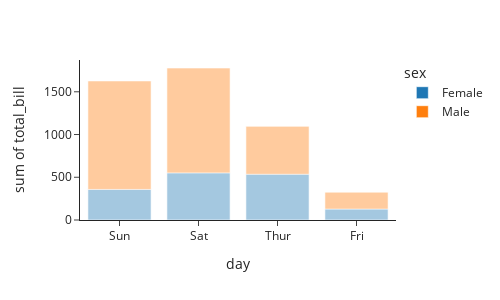

Notebook source saved alongside this figure:
### Code cell
df = px.data.tips()
fig = px.histogram(df, x="day", y="total_bill", color="sex")
fig.update_traces(overwrite=True, marker={"opacity": 0.4})
fig.show()

### Figure 1 — Plotly figure (JSON) as saved in the notebook; plotly's stock layout.template omitted (floating-point values rounded to 4 significant figures; data arrays with more than 128 entries replaced by an {"elided": "..."} marker saying what was removed)
{"data": [{"alignmentgroup": "True", "bingroup": "x", "histfunc": "sum", "hovertemplate": "sex=Female<br>day=%{x}<br>sum of total_bill=%{y}<extra></extra>", "legendgroup": "Female", "marker": {"opacity": 0.4}, "name": "Female", "offsetgroup": "Female", "orientation": "v", "showlegend": true, "type": "histogram", "x": ["Sun", "Sun", "Sun", "Sun", "Sun", "Sun", "Sat", "Sat", "Sat", "Sat", "Sat", "Sat", "Sun", "Sun", "Sat", "Sat", "Sat", "Sat", "Sat", "Sat", "Sat", "Thur", "Thur", "Fri", "Fri", "Fri", "Fri", "Fri", "Sat", "Sat", "Sat", "Sat", "Sat", "Sun", "Sun", "Thur", "Thur", "Thur", "Thur", "Thur", "Thur", "Thur", "Thur", "Thur", "Thur", "Thur", "Thur", "Thur", "Thur", "Thur", "Thur", "Thur", "Thur", "Thur", "Thur", "Thur", "Thur", "Sun", "Sun", "Sun", "Sun", "Sun", "Sat", "Sat", "Sun", "Sun", "Sun", "Thur", "Thur", "Thur", "Thur", "Thur", "Thur", "Thur", "Sat", "Sat", "Sat", "Sat", "Sat", "Fri", "Fri", "Fri", "Fri", "Sat", "Sat", "Sat", "Thur"], "xaxis": "x", "y": [16.99, 24.59, 35.26, 14.83, 10.33, 16.97, 20.29, 15.77, 19.65, 15.06, 20.69, 16.93, 10.29, 34.81, 26.41, 16.45, 3.07, 17.07, 26.86, 25.28, 14.73, 10.07, 34.83, 5.75, 16.32, 22.75, 11.35, 15.38, 44.3, 22.42, 20.92, 14.31, 7.25, 25.71, 17.31, 10.65, 12.43, 24.08, 13.42, 12.48, 29.8, 14.52, 11.38, 20.27, 11.17, 12.26, 18.26, 8.51, 10.33, 14.15, 13.16, 17.47, 27.05, 16.43, 8.35, 18.64, 11.87, 29.85, 25, 13.39, 16.21, 17.51, 10.59, 10.63, 9.6, 20.9, 18.15, 19.81, 43.11, 13, 12.74, 13, 16.4, 16.47, 12.76, 13.27, 28.17, 12.9, 30.14, 13.42, 15.98, 16.27, 10.09, 22.12, 35.83, 27.18, 18.78], "yaxis": "y"}, {"alignmentgroup": "True", "bingroup": "x", "histfunc": "sum", "hovertemplate": "sex=Male<br>day=%{x}<br>sum of total_bill=%{y}<extra></extra>", "legendgroup": "Male", "marker": {"opacity": 0.4}, "name": "Male", "offsetgroup": "Male", "orientation": "v", "showlegend": true, "type": "histogram", "x": {"elided": "157 str values"}, "xaxis": "x", "y": {"elided": "157 float values"}, "yaxis": "y"}], "layout": {"barmode": "relative", "height": 300, "legend": {"title": {"text": "sex"}, "tracegroupgap": 0}, "margin": {"t": 60}, "width": 500, "xaxis": {"anchor": "y", "domain": [0, 1], "title": {"text": "day"}}, "yaxis": {"anchor": "x", "domain": [0, 1], "title": {"text": "sum of total_bill"}}}}
